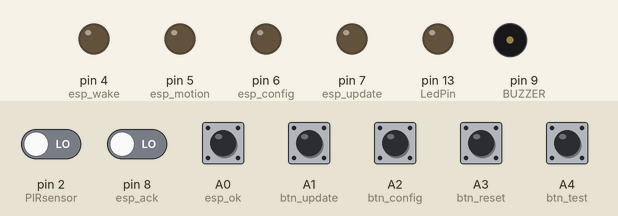
Simulated run of this sketch. Board: Arduino Nano, built with avr-gcc and run on an emulated ATmega328P. Shown: output pins drawn as LEDs (lit = HIGH), buzzer (waves = sounding, pin HIGH). The test bench sets the inputs (shaded band); at power-on: A1 (btn_update), A2 (btn_config), A3 (btn_reset), A4 (btn_test) HIGH, A0 (esp_ok), pin 2 (PIRsensor), pin 8 (esp_ack) LOW. Sleep ends after the set time or at an interrupt; what the sketch prints to the serial monitor is not drawn.

Above: at 12.1 s.
12.2 s: pin 2 (PIRsensor) driven HIGH
At 13.3 s:
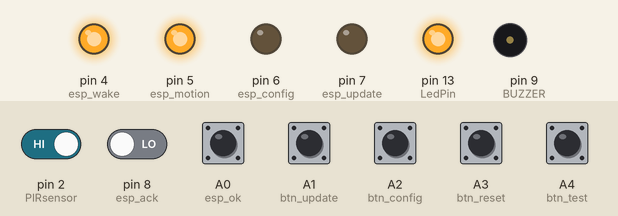
13.7 s: pin 8 (esp_ack) driven HIGH
At 13.82 s:
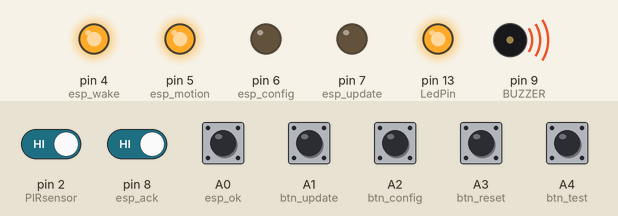
15.8 s: A1 (btn_update) pulled LOW for 0.15 s
At 16.12 s:
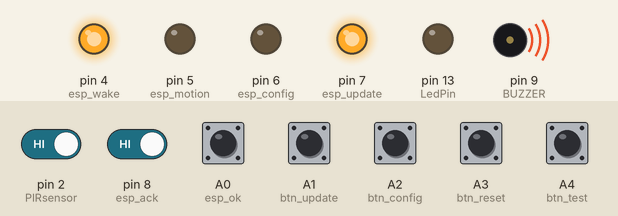
18.8 s: A4 (btn_test) pulled LOW for 0.15 s
At 18.92 s:
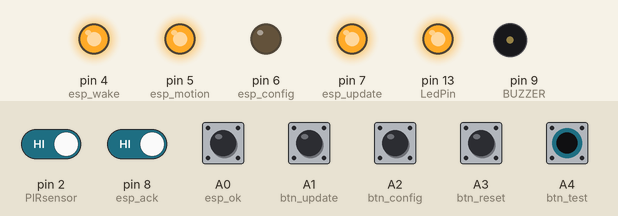
20.5 s: A2 (btn_config) pulled LOW for 0.15 s
At 20.82 s:
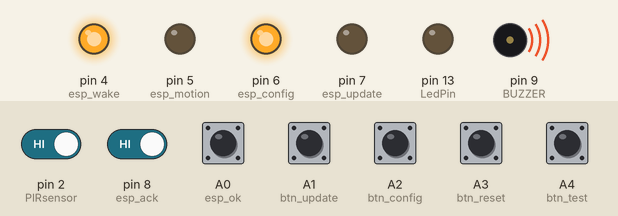
Timing chart, 0 to 23.5 s (numbered marks = the images above; inputs shaded):
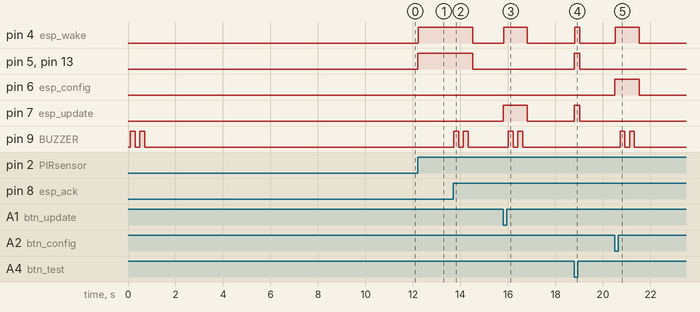

Measured:
- after the input at 12.2 s, pin 4 (esp_wake), pin 5 (esp_motion), pin 13 (LedPin): LOW → HIGH at once
- after the input at 13.7 s, pin 4 (esp_wake), pin 5 (esp_motion), pin 13 (LedPin): HIGH → LOW after 0.82 s; pin 9 (BUZZER): alternates HIGH for 0.20 s and LOW for 0.20 s, 4 changes in all, then stays LOW, starting at once
- after the input at 15.8 s, pin 4 (esp_wake), pin 7 (esp_update): LOW → HIGH at once, → LOW 1.0 s later; pin 9 (BUZZER): alternates HIGH for 0.20 s and LOW for 0.20 s, 4 changes in all, then stays LOW, starting after 0.22 s
- after the input at 18.8 s, pin 4 (esp_wake): LOW → HIGH at once, → LOW 0.20 s later; pin 5 (esp_motion), pin 7 (esp_update), pin 13 (LedPin): LOW → HIGH at once, → LOW 0.22 s later
- after the input at 20.5 s, pin 4 (esp_wake), pin 6 (esp_config): LOW → HIGH at once, → LOW 1.0 s later; pin 9 (BUZZER): alternates HIGH for 0.20 s and LOW for 0.20 s, 4 changes in all, then stays LOW, starting after 0.22 s

The sketch:

rat_ardu.ino
```cpp
/*
* By Mahmoud Shokry.
* check the MD file for ref
*/

#include <avr/interrupt.h>        // Library to use interrupt
#include <avr/sleep.h>            // Library for putting our arduino into sleep modes

#include <avr/power.h>
#include <avr/wdt.h>
#include "PinChangeInterrupt.h"


#define DEBUG 1
#if (DEBUG==1)
  #define PRINTDEBUGLN(STR) Serial.println(STR)
  #define PRINTDEBUG(STR) Serial.print(STR)
#else
  #define PRINTDEBUGLN(STR) /*NOTHING*/
  #define PRINTDEBUG(STR) /*NOTHING*/
#endif

// Dont use SS,MOSI,MISO,SCK ; D10,11,12,13  // RX,TX ;

const int PIRsensorInterrupt = 0 ;//interrupt 0 at arduino nano pin D2
const int PIRsensor          = 2 ;//interrupt 0 at arduino nano pin D2
const int BUZZER             = 9 ;// Feedback for human interface
const int LedPin             = 13;// external LED or relay connected to pin 13
const int btn_update         = A1;
const int btn_config         = A2;
const int btn_reset          = A3;
const int btn_test           = A4;
bool UPDATE_FLAG        = false;
bool CONFIG_FLAG        = false;
bool RESET_FLAG         = false;
bool TEST_FLAG          = false;
bool PIRsensor_FLAG     = false;

const int esp_wake    = 4;           //Reset and EN => To ESP
const int esp_motion  = 5;         // Motion detected
const int esp_config  = 6;         // Config button
const int esp_update  = 7;         // Update button
const int esp_ack     = 8;            // Done oeration and ready to sleep
const int esp_ok      = A0;

const unsigned long max_wait_server = 1800; //3000 *100msec = 5 Minutes
const unsigned long max_wait_config = 3000; //6000 *100msec = 15 Minutes
unsigned long timer = 0;

volatile int lastPIRsensorState = 1;  // previous sensor state
volatile int PIRsensorState = 0;  // current state of the button
bool PIRstable = false;           // Indicates if the PIR goot enough time to stable
bool alarm = false;               // Alarm activated ???

volatile int wdt_wake=0;
volatile int wtd_delay = 0;     // Delay with WDT


/*************************************************************************************
 *  POR Wake UP
 *************************************************************************************/
void wakeUpNow(){                 // Interrupt service routine or ISR
  PIRsensor_FLAG = true;    // we negate previous state and assign to current state
}
/*************************************************************************************
 *  Change in PCINT for the buttons
 *************************************************************************************/
void reset_isr(void) {
  RESET_FLAG = true;
}
void config_isr(void) {
  CONFIG_FLAG = true;
}
void update_isr(void) {
  UPDATE_FLAG = true;
}
void test_isr(void){
  TEST_FLAG = true;
}
/*************************************************************************************
 *  WDT Wake up ISR
 *************************************************************************************/
// Watchdog Interrupt Service. This is executed when watchdog timed out.
ISR(WDT_vect) {
  if(wdt_wake == 0) {
    // the watchdog cycle needs to run longer than the maximum of eight
    // seconds.
    if (wtd_delay){
      wtd_delay--;
    }else{
      wdt_wake=1;
    }
  }
}

/*************************************************************************************
 *  Deep Sleep
 *************************************************************************************/

void Hibernate()         // here arduino is put to sleep/hibernation
{
  // set_sleep_mode(SLEEP_MODE_PWR_DOWN);
  set_sleep_mode(SLEEP_MODE_PWR_SAVE);
  // ADCSRA &= ~(1 << 7);   // Disable ADC - don't forget to flip back after waking up if you need ADC in your application ADCSRA |= (1 << 7);  (From Kevin's sketch)

  sleep_enable();                       // enable the sleep mode function
  sleep_bod_disable();                  //to disable the Brown Out Detector (BOD) before going to sleep.
  attachPinChangeInterrupt(digitalPinToPinChangeInterrupt(btn_update), update_isr, FALLING);
  attachPinChangeInterrupt(digitalPinToPinChangeInterrupt(btn_config), config_isr, FALLING);
  attachPinChangeInterrupt(digitalPinToPinChangeInterrupt(btn_reset), reset_isr, FALLING);
  attachPinChangeInterrupt(digitalPinToPinChangeInterrupt(btn_test), test_isr, FALLING);
  attachInterrupt(PIRsensorInterrupt,wakeUpNow, CHANGE);   // Attach interrupt at pin D2  (int 0 is at pin D2  for nano, UNO)
  /*
  //Convering all to input
  for (int i = 0; i < 20; i++) {
    if(i != 13)//  because the LED/Relay is connected to digital pin 13
      pinMode(i, INPUT);
  }*/

  sleep_mode();                // calls function to put arduino in sleep mode

  sleep_disable();            // when interrupt is received, sleep mode is disabled and program execution resumes from here
  detachInterrupt(PIRsensorInterrupt);   // we detach interrupt from pin D2, to avoid further interrupts until our ISR is finished
  detachPinChangeInterrupt(digitalPinToPinChangeInterrupt(btn_reset));
  detachPinChangeInterrupt(digitalPinToPinChangeInterrupt(btn_config));
  detachPinChangeInterrupt(digitalPinToPinChangeInterrupt(btn_reset));
  detachPinChangeInterrupt(digitalPinToPinChangeInterrupt(btn_test));
}

/*************************************************************************************
 *  Light Sleep version
 *************************************************************************************/

void LightSleep(){
  set_sleep_mode(SLEEP_MODE_IDLE); // sleep mode is set here
  sleep_enable(); // enables the sleep bit in the mcucr register
  // so sleep is possible. just a safety pin
  power_timer0_disable();
  power_timer1_disable();
  power_timer2_disable();

  sleep_mode(); // here the device is actually put to sleep!!
  // THE PROGRAM CONTINUES FROM HERE AFTER WAKING UP
  sleep_disable(); // first thing after waking from sleep:
  // disable sleep...

}

/*************************************************************************************
 *  WDT Setup as A Timer
 *************************************************************************************/

// Setup the Watch Dog Timer (WDT)
void setupWDTimer() {
  // Clear the reset flag on the MCUSR, the WDRF bit (bit 3).
  MCUSR &= ~(1<<WDRF);

  WDTCSR |= (1<<WDCE) | (1<<WDE);

  WDTCSR  = (0<<WDP3) | (1<<WDP2) | (1<<WDP1) | (1<<WDP0);
  // Enable the WD interrupt (note: no reset).
  WDTCSR |= _BV(WDIE);
}
/*************************************************************************************
 *  Timer as Timing Function
 *************************************************************************************/
void setupTimer(){

}

/*************************************************************************************
 *  Human feedback Function
 *************************************************************************************/

void buzzing(int times=2,int delayh = 200,int delayl = 100,int red =0 ){
  for(int i=0;i<times;i++){
    digitalWrite(BUZZER, HIGH);         // Turns BUZZER ON
    delay(delayh);
    digitalWrite(BUZZER, LOW);         // Turns Relay Off
    delay(delayl);
  }
}

/*************************************************************************************
 *  Main Setup
 *************************************************************************************/
void setup() {

  pinMode(esp_wake, OUTPUT);
  digitalWrite(esp_wake, LOW);

  pinMode(PIRsensor, INPUT);      // define interrupt pin D2 as input to read interrupt received by PIR sensor
  pinMode(btn_config, INPUT_PULLUP);
  pinMode(btn_update, INPUT_PULLUP);
  pinMode(btn_reset, INPUT_PULLUP);
  pinMode(btn_test, INPUT_PULLUP);
  pinMode(esp_ack, INPUT);

  pinMode(LedPin, OUTPUT);        // initialize pin 13 as an output pin for LED.
  pinMode(esp_update, OUTPUT);
  pinMode(esp_config, OUTPUT);
  pinMode(esp_motion, OUTPUT);

  digitalWrite(LedPin, LOW);
  digitalWrite(esp_motion, LOW);
  digitalWrite(esp_config, LOW);
  digitalWrite(esp_update, LOW);

  pinMode(BUZZER, OUTPUT);        // initialize pin 13 as an output pin for LED.
  digitalWrite(BUZZER, LOW);


  #if (DEBUG==1)
    power_usart0_enable();
    Serial.begin(9600);     // Initialize serial communications
    delay(100);
    Serial.println();
    Serial.println("Author:: Mahmoud Shokry");
    buzzing(2,200,200);
  #endif
  // Disable all Not needed
  power_adc_disable();
  power_spi_disable();
  //power_timer0_disable();
  //power_timer1_disable();
  //power_timer2_disable();
  power_twi_disable();
  #if (DEBUG==0)
    //power_usart_disable();
    power_usart0_disable();
  #endif
  PRINTDEBUGLN("Warming up... wait for a min...");
  //delay execution of sketch for a min, to allow PIR sensor get stabilized
  for( int i = 1; i <= 10; i++){
    delay(1000);  // # Todo change according the crystal
  }
  PRINTDEBUGLN("Ready");     // enable only for debugging purpose
  //setupTimer();            // set up time or WDT for the delay if needed
 }

void loop() {
interrupts();    // enable interrupts for Due and Nano V3
PRINTDEBUGLN("Awake");
PIRsensorState= digitalRead(PIRsensor);
if ((PIRsensor_FLAG and not alarm) or TEST_FLAG){
  if (PIRsensorState == 1 or TEST_FLAG) { //Activate Process on High pulse of motion
    #if (DEBUG==1)
      digitalWrite(LedPin, HIGH);         // Indicator for testing
    #endif
    digitalWrite(esp_motion, HIGH);     // motion flag high
    if(TEST_FLAG){
      PRINTDEBUGLN("Alarm Testing");
      digitalWrite(esp_update, HIGH);
    }
    delay(20);
    digitalWrite(esp_wake, HIGH);       // Ready wake the esp
    PRINTDEBUG("Awake- ");    // enable for debugging
    PRINTDEBUGLN(PIRsensorState);  // read status of interrupt pin   enable for debugging
    delay(200); // About 200 milliscond for esp to wake up and all stable
    PRINTDEBUGLN("ESP Waiting: ~100 msec each .");
    // #todo may goto sleep here for more power saving if esp sleep >10 sec
    timer = max_wait_server;
    while(!digitalRead(esp_ack) and timer>0){
      PRINTDEBUG(".");
      delay(100);
      timer --;
    }
    PRINTDEBUGLN("ESP ack");            // enable for debugging
    if(not TEST_FLAG){                  // If testing Dont consider sending done or not
      if(digitalRead(esp_ok)){
        alarm = true;
        PRINTDEBUGLN("Alarm activated-");            // enable for debugging
      }else{
        alarm = false;
        PRINTDEBUGLN("Alarm Not activated-");            // enable for debugging
        buzzing(2,200,200);
      }
    }else{ //On test reset the alarm
      alarm = false;
    }
  }
  else {
    PRINTDEBUG("Sleeping-");            // enable for debugging
    PRINTDEBUGLN(PIRsensorState);   // read status of interrupt pin
  }
digitalWrite(esp_wake, LOW);
digitalWrite(esp_motion, LOW);     // motion flag high
digitalWrite(esp_update, LOW);
// lastPIRsensorState = PIRsensorState;    // reset lastinterrupt state
PIRsensor_FLAG = false;
TEST_FLAG = false;
}else {
  PIRsensor_FLAG = false;
}
if(UPDATE_FLAG){
  digitalWrite(esp_update, HIGH);     // motion flag high
  delay(20);
  digitalWrite(esp_wake, HIGH);       // Ready wake the esp
  PRINTDEBUG("Awake- For Upadte");    // enable for debugging
  delay(200); // About 200 milliscond for esp to wake up and all stable
  PRINTDEBUGLN("ESP Waiting: ~100 msec each .");
  // #todo may goto sleep here for more power saving if esp sleep >10 sec
  timer = max_wait_server;
  while(!digitalRead(esp_ack) and timer>0){
    PRINTDEBUG(".");
    PRINTDEBUG(--timer);
    delay(100);
  }
  PRINTDEBUGLN("");
  PRINTDEBUGLN("ESP ack");            // enable for debugging
  if(digitalRead(esp_ok)){
        PRINTDEBUGLN("Done Update-");            // enable for debugging
        buzzing(1,200,200);
  } else{
      PRINTDEBUGLN("Error Update-");            // enable for debugging
        buzzing(2,200,200);
  }
  digitalWrite(esp_wake, LOW);
  digitalWrite(esp_update, LOW);
  UPDATE_FLAG = false;
}
if(CONFIG_FLAG){
  digitalWrite(esp_config, HIGH);     // motion flag high
  delay(20);
  digitalWrite(esp_wake, HIGH);       // Ready wake the esp
  PRINTDEBUG("Awake- For Config");    // enable for debugging
  delay(200); // About 200 milliscond for esp to wake up and all stable
  PRINTDEBUGLN("ESP Waiting: ~100 msec each .");
  // #todo may goto sleep here for more power saving if esp sleep >10 sec
  timer = max_wait_config;
  while(!digitalRead(esp_ack) and timer>0){
    PRINTDEBUG(".");
    PRINTDEBUG(--timer);
    delay(100);
  }
  PRINTDEBUGLN("");
  if(digitalRead(esp_ok)){
        PRINTDEBUGLN("Done Config-");            // enable for debugging
        buzzing(1,200,200);
  } else{
    PRINTDEBUGLN("Error Config-");            // enable for debugging
        buzzing(2,200,200);
  }
  PRINTDEBUGLN("ESP ack");            // enable for debugging
  digitalWrite(esp_wake, LOW);
  digitalWrite(esp_config, LOW);
  CONFIG_FLAG = false;
}
if(RESET_FLAG){
 PRINTDEBUGLN("Soft Reset");            // enable for debugging
 // lastPIRsensorState = PIRsensorState;    // reset lastinterrupt state
 PIRsensor_FLAG = false;
 delay(300);
 alarm = false;
 RESET_FLAG = false;
}
digitalWrite(LedPin, LOW);
digitalWrite(esp_wake, LOW);       // Ready wake the esp
delay(10);
PRINTDEBUG("Sleeping-");            // enable for debugging
delay(10);
Hibernate();   // go to sleep - calling sleeping function
}
```
